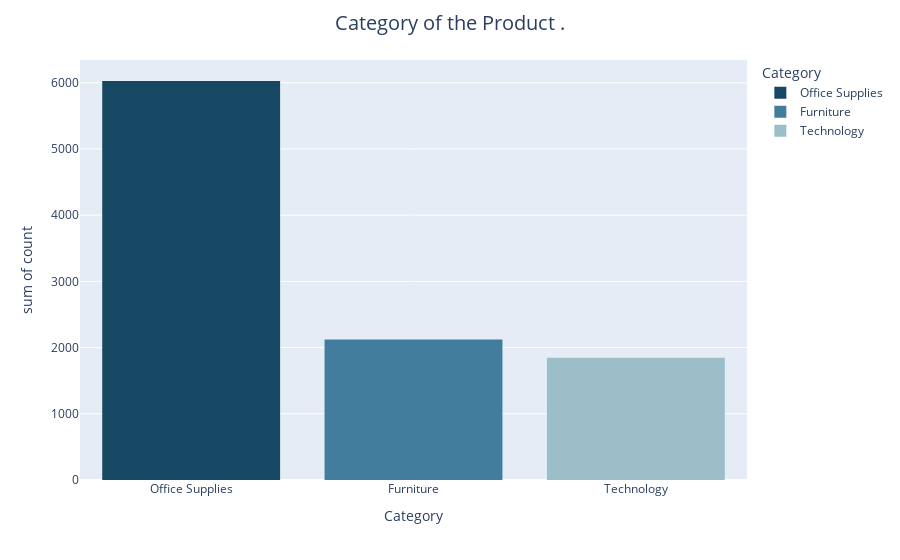

Notebook source saved alongside this figure:
### Code cell
fig = px.histogram(df['Category'].value_counts().reset_index(), y='count', x='Category',color='Category',color_discrete_sequence=grad_blue)
fig.update_layout(
    title="Category of the Product .",
    title_x=0.5,  # Centers the title
    title_font=dict(size=20)  # Changes the font size
)
fig.show()

### Figure 1 — Plotly figure (JSON) as saved in the notebook; plotly's stock layout.template omitted (floating-point values rounded to 4 significant figures)
{"data": [{"alignmentgroup": "True", "bingroup": "x", "histfunc": "sum", "hovertemplate": "Category=%{x}<br>sum of count=%{y}<extra></extra>", "legendgroup": "Office Supplies", "marker": {"color": "#164863", "pattern": {"shape": ""}}, "name": "Office Supplies", "offsetgroup": "Office Supplies", "orientation": "v", "showlegend": true, "type": "histogram", "x": ["Office Supplies"], "xaxis": "x", "y": [6026], "yaxis": "y"}, {"alignmentgroup": "True", "bingroup": "x", "histfunc": "sum", "hovertemplate": "Category=%{x}<br>sum of count=%{y}<extra></extra>", "legendgroup": "Furniture", "marker": {"color": "#427D9D", "pattern": {"shape": ""}}, "name": "Furniture", "offsetgroup": "Furniture", "orientation": "v", "showlegend": true, "type": "histogram", "x": ["Furniture"], "xaxis": "x", "y": [2121], "yaxis": "y"}, {"alignmentgroup": "True", "bingroup": "x", "histfunc": "sum", "hovertemplate": "Category=%{x}<br>sum of count=%{y}<extra></extra>", "legendgroup": "Technology", "marker": {"color": "#9BBEC8", "pattern": {"shape": ""}}, "name": "Technology", "offsetgroup": "Technology", "orientation": "v", "showlegend": true, "type": "histogram", "x": ["Technology"], "xaxis": "x", "y": [1847], "yaxis": "y"}], "layout": {"barmode": "relative", "legend": {"title": {"text": "Category"}, "tracegroupgap": 0}, "margin": {"t": 60}, "title": {"font": {"size": 20}, "text": "Category of the Product .", "x": 0.5}, "xaxis": {"anchor": "y", "categoryarray": ["Office Supplies", "Furniture", "Technology"], "categoryorder": "array", "domain": [0, 1], "title": {"text": "Category"}}, "yaxis": {"anchor": "x", "domain": [0, 1], "title": {"text": "sum of count"}}}}
